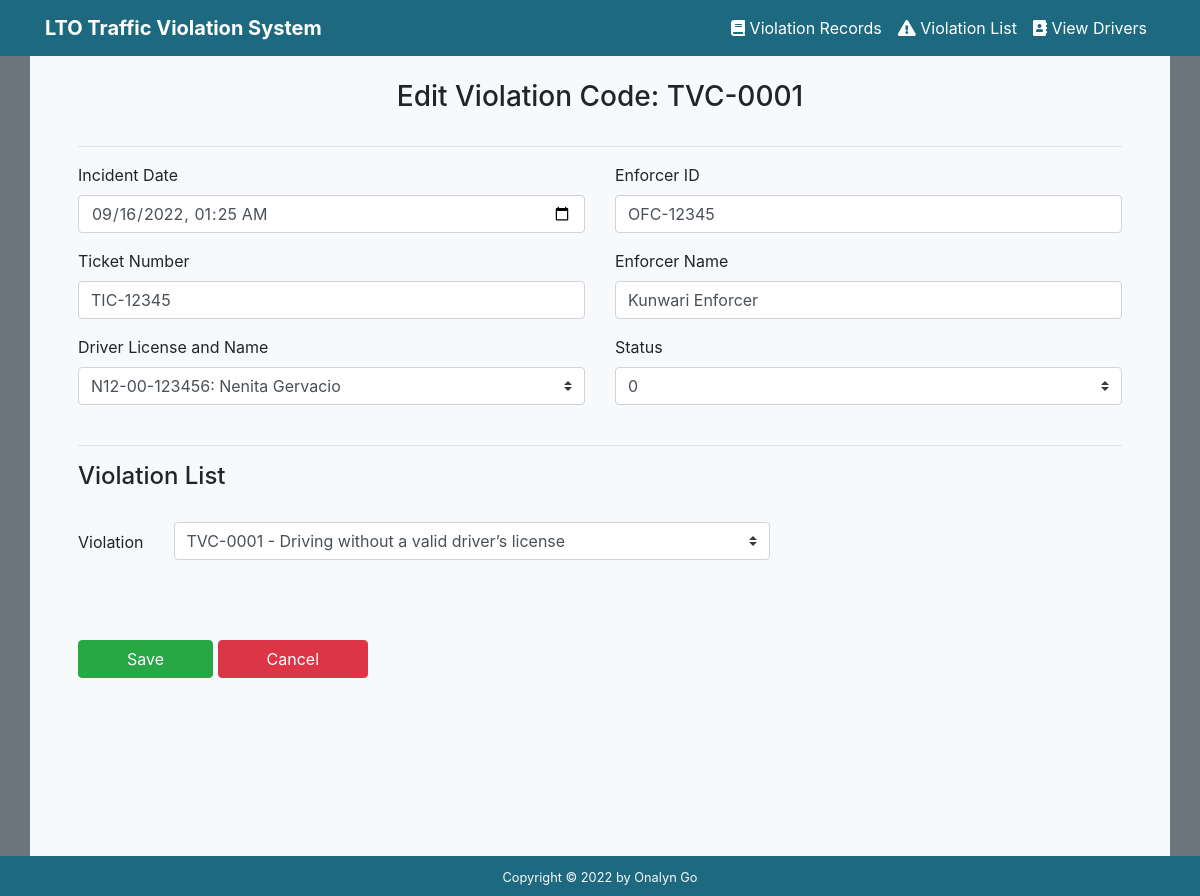
The page /updateRecord.php?record_id=4 on the database its author committed.
### tables this page shows
CREATE TABLE `records` (
  `record_id` int(11) NOT NULL,
  `driver_id` int(11) DEFAULT NULL,
  `violation_id` int(11) DEFAULT NULL,
  `ticket_no` varchar(50) NOT NULL,
  `enforcer_id` varchar(20) NOT NULL,
  `enforcer_name` varchar(200) NOT NULL,
  `status` tinyint(1) NOT NULL DEFAULT '0' COMMENT '0=pending, 1=paid',
  `created_at` datetime NOT NULL DEFAULT CURRENT_TIMESTAMP,
  `updated_at` datetime DEFAULT NULL ON UPDATE CURRENT_TIMESTAMP
);

CREATE TABLE `violations` (
  `violation_id` int(11) NOT NULL,
  `code` varchar(20) NOT NULL,
  `name` varchar(200) DEFAULT NULL,
  `description` text NOT NULL,
  `penalty` float NOT NULL,
  `created_at` datetime NOT NULL DEFAULT CURRENT_TIMESTAMP,
  `updated_at` datetime DEFAULT NULL ON UPDATE CURRENT_TIMESTAMP
);

### updateRecord.php (the view, shortened to what this page needs)
<?php
require_once "template/header.php";
$pdo = new DBCon("mysql", "localhost", "lto-traffic-violation", "root", "root");
$status = [0, 1];
if (isset($_GET['record_id'])) {
    $stmt = $pdo->prepare('SELECT d.first_name, d.last_name, d.license_no,
    v.code, v.name, v.penalty,
    r.record_id, r.created_at, r.ticket_no, r.enforcer_id, r.enforcer_name, r.status
    FROM records r, drivers d, violations v
    WHERE
        d.driver_id = r.driver_id
    AND r.violation_id = v.violation_id
    AND record_id = ?');
    $stmt->execute([$_GET['record_id']]);
    $record = $stmt->fetch(PDO::FETCH_ASSOC);
} else {
    exit('No RECORD ID specified!');
}
$drv = $pdo->prepare('SELECT * FROM drivers');
$drv->execute();
$drivers = $drv->fetchAll(PDO::FETCH_ASSOC);
$vio = $pdo->prepare('SELECT * FROM violations');
$vio->execute();
$violations = $vio->fetchAll(PDO::FETCH_ASSOC);
?>
<section class="container-xl bg-light py-4 px-5 height">
    <h3 class="text-center pb-3">Edit Violation Code: <?=$record['code']?></h3>
    <hr>
    <form action="updateRecord.php?record_id=<?=$record["record_id"]?>" method="post">
        <div class="form-group row">
            <div class="col-6">
                <label for="created_at">Incident Date</label>
                <input type="datetime-local" class="form-control" name="created_at" id="created_at" value="<?=$record['created_at']?>" required>
            </div>
            <div class="col-6">
                <label for="enforcer_id">Enforcer ID</label>
                <input type="text" class="form-control" name="enforcer_id" id="enforcer_id" value="<?=$record['enforcer_id']?>" required>
            </div>
        </div>
        <div class="form-group row">
        <div class="col-6">
                <label for="ticket_no">Ticket Number</label>
                <input type="text" class="form-control" name="ticket_no" id="ticket_no" value="<?=$record['ticket_no']?>" required>
            </div>
            <div class="col-6">
                <label for="enforcer_name">Enforcer Name</label>
                <input type="text" class="form-control" name="enforcer_name" id="enforcer_name" value="<?=$record['enforcer_name']?>" required>
            </div>
        </div>
        <div class="form-group row pb-4">
            <div class="col-6">
                <label for="driver_id">Driver License and Name</label>
                <select name="driver_id" id="driver_id" class="custom-select" required>
                <?php foreach ($drivers as $driver): ?>
                        <option value = "<?=$driver["driver_id"] ?>"> <?=$record["license_no"] . ": " .$record["first_name"]. " ".$record["last_name"]?></option>
                    <?php endforeach; ?>
                </select>
            </div>
            <div class="col-6">
                <label for="status">Status</label>
                <select name="status" id="status" class="custom-select" required>
                <?php foreach ($status as $stat): ?>
                    <option value = "<?=$stat?>"<?=$stat==$record["status"] ?' selected' : ''?> ><?=$stat?></option>
                <?php endforeach; ?>
                </select>
            </div>
        </div>
        <hr>
        <h4>Violation List</h4>
        <div class="form-group row pt-4">
            <div class="col-auto float-left">
                <div class="form-group mt-2">
                    <label class="control-label mb-0" for="violation_id" >Violation </label>
                </div>
            </div>
            <div class="col-7">
                <div class="form-group">
                    <select name="violation_id" id="violation_id" class="custom-select" required>
                    <?php foreach ($violations as $violation): ?>
                        <option value = "<?=$violation["violation_id"] ?>"> <?=$record["code"]." - ". $record["name"]?></option>
                    <?php endforeach; ?>
                    </select>
                </div>
            </div>
        </div>
        <div class="form-group row pt-5">
            <div class="col-12 ">
                <button type="submit" class="btn btn-success px-5">Save</button>
                <a class="btn btn-danger px-5" href="viewRecords.php">Cancel</a>
            </div>
        </div>
    </form>
</section>
<?php include "template/footer.php"?>

### style.css (style rules this page uses)
* { margin: 0; padding: 0; box-sizing: border-box; }
.height { height: 100% !important; }

### rows shown on the page
records: violation.code "TVC-0001", created_at "09/16/2022 01:25", enforcer_id "OFC-12345", ticket_no "TIC-12345", enforcer_name "Kunwari Enforcer", status "0"

### other values the page prints
form field driver_id "N12-00-123456: Nenita Gervacio"
form field violation_id "TVC-0001 - Driving without a valid driver’s license"
